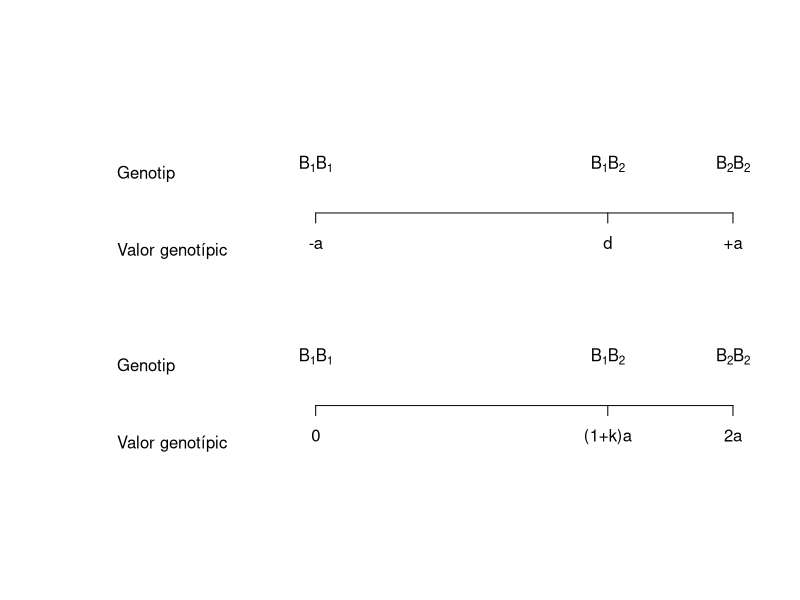
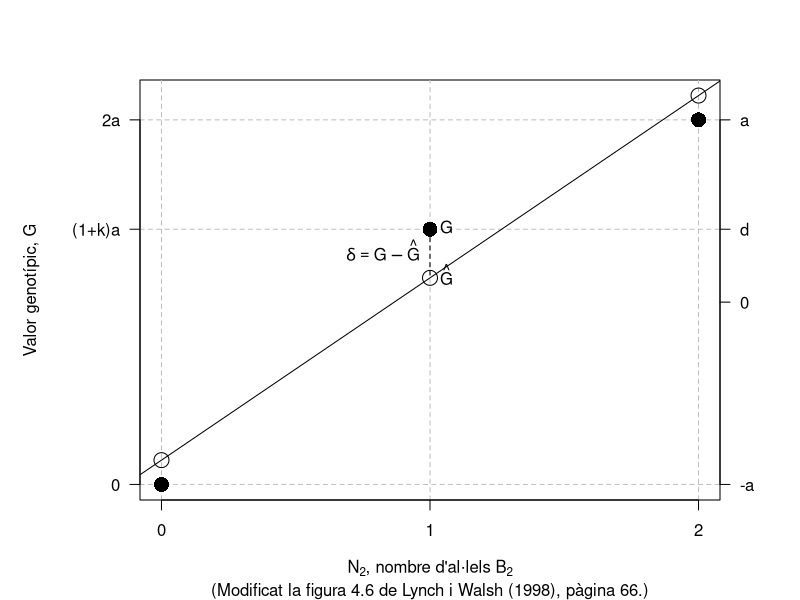
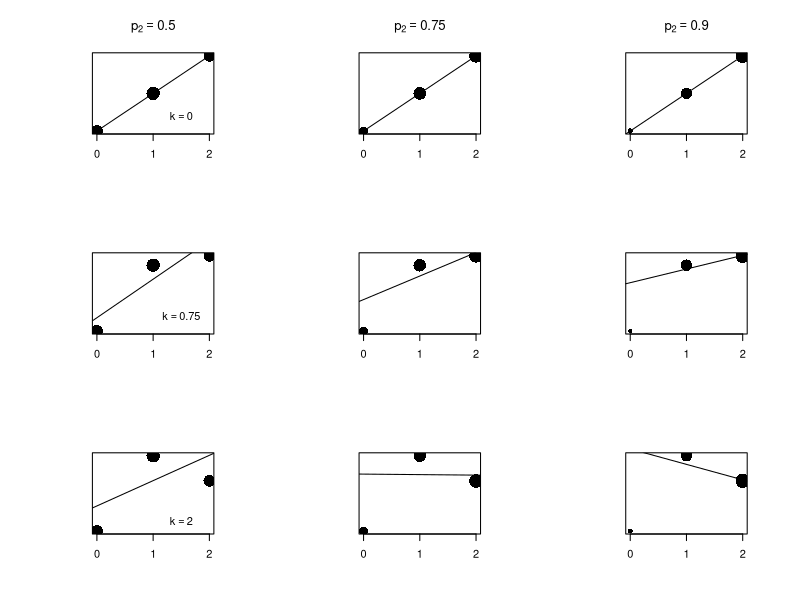
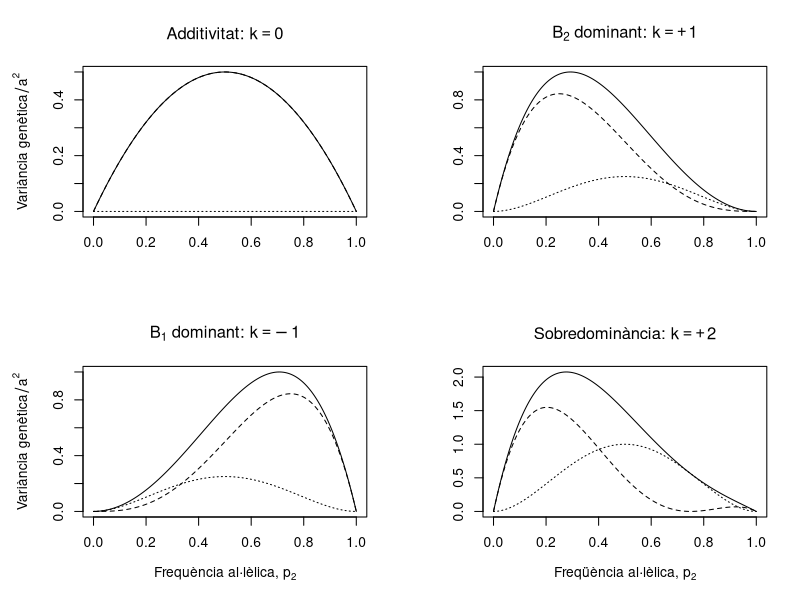
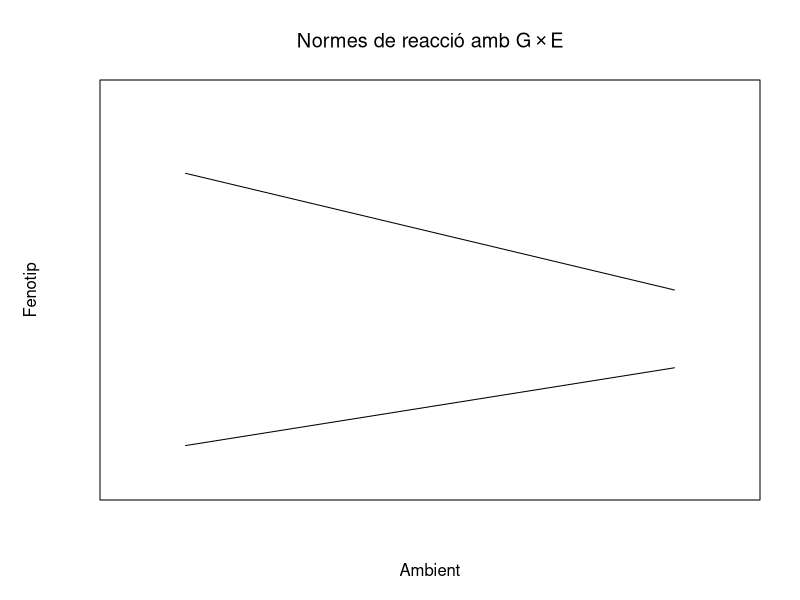

Write R code to recreate these figures, in order.
## ---- chunk 1
plot(c(-5,10), c(0,10), type = 'n', axes = FALSE, ann = FALSE)
axis(1, at = c(0, 7, 10), labels = c('0', '(1+k)a', '2a'), pos = 2)
axis(1, at = c(0, 7, 10), labels = expression(B[1]*B[1], B[1]*B[2], B[2]*B[2]),
     pos = 4, tick = FALSE)
text(-5, 1, labels = 'Valor genotípic', pos = 4)
text(-5, 3, labels = 'Genotip', pos = 4)
axis(1, at = c(0, 7, 10), labels = c('-a', 'd', '+a'), pos = 7)
axis(1, at = c(0, 7, 10), labels = expression(B[1]*B[1], B[1]*B[2], B[2]*B[2]),
     pos = 9, tick = FALSE)
text(-5, 6, labels = 'Valor genotípic', pos = 4)
text(-5, 8, labels = 'Genotip', pos = 4)
## ---- chunk 2
N2 <- c(0, 1, 2)
G  <- c(0, 7, 10)
m0 <- lm(G ~ N2)
Ghat <- predict(m0)

par(mar = c(5,7,4,4))
plot(c(N2, N2), c(G, Ghat), type = 'n',
     xlab = expression(N[2]*", nombre d'al·lels "*B[2]),
     ylab = "", xaxt = 'n', yaxt = 'n', las = 1,
     sub = "(Modificat la figura 4.6 de Lynch i Walsh (1998), pàgina 66.)")
mtext("Valor genotípic, G", side = 2, line = 5)
abline(h = G,  lty = 2, col = 'gray')
abline(v = N2, lty = 2, col = 'gray')
points(N2, G, pch = 16, cex = 2)
abline(m0)
points(N2, Ghat, cex = 2)
segments(N2[2], G[2], N2[2], Ghat[2], lty = 2)
text(N2[2], G[2], label = 'G', pos = 4)
text(N2[2], Ghat[2], label = expression(hat(G)), pos = 4)
text(N2[2], (G[2] + Ghat[2]) / 2, label = expression(delta==G-hat(G)), pos = 2)
axis(1, at = c(0, 1, 2), labels = c('0', '1', '2'))
axis(2, at = c(0, 7, 10), labels = c('0', '(1+k)a', '2a'), las = 1)
axis(4, at = c(0, 5, 7, 10), labels = c('-a', '0', 'd', 'a'), las = 1)
## ---- chunk 3
library(plyr)
PopSize <- 1000
Freq2   <- c(0.5, 0.75, 0.90)
k       <- c(0, 0.75, 2)
a       <- 5
pops    <- lapply(k, function(x) {
              lapply(Freq2, function(y) {
                 genotip <- sample(0:2, PopSize, replace = TRUE, prob = c((1-y)^2, 2*y*(1-y), y^2))
                 fenotip <- a * genotip * (1 + 2 * x - x * genotip)
                 return(data.frame(G = genotip, P = fenotip))
              })
           })
Main <- lapply(k, function(x) {
           lapply(Freq2, function(y) {
              if (x == 0) {
                 Title = bquote(p[2]==.(y))
              } else {
                 Title = ''
              }
              return(Title)
           })
        })
Text <- lapply(k, function(x) {
           lapply(Freq2, function(y) {
              if (y == 0.5) {
                 Ktext = bquote(k==.(x))
              } else {
                 Ktext = ''
              }
              return(Ktext)
           })
        })
par(mfrow = c(3, 3))
z <- sapply(1:3, function(x) {
          sapply(1:3, function(y) {
             PopData <- ddply(pops[[x]][[y]], 'G', function(z) {
                data.frame(P = mean(z$P), N = dim(z)[1])
             })
             plot(PopData$G, PopData$P, cex = log10(PopData$N), pch = 16,
                  xlab = '', ylab = '', xaxt = 'n', yaxt = 'n', main = Main[[x]][[y]])
             text(1.5, 2, labels = Text[[x]][[y]])
             abline(lm(P ~ G, data = pops[[x]][[y]]))
             axis(1, at = c(0, 1, 2), labels = c('0', '1', '2'))
          })
       })
par(mfrow = c(1,1))
## ---- chunk 4
k  <- c(0, -1, 1, 2)
p2 <- seq(from = 0, to = 1, by = 0.001)
p1 <- 1 - p2
a  <- 5
alpha <- sapply(k, function(x) a * (1 + x * (p1 - p2)))
additiva <- sapply(1:4, function(x) 2 * p1 * p2 * alpha[,x]^2)
dominant <- sapply(1:4, function(x) (2 * p1 * p2 * a * k[x])^2)
VarTotal <- additiva + dominant
par(mfrow = c(2,2), mar = c(5,5,4,2))
plot(p2, VarTotal[,1] / a ^ 2, type = 'l', main = expression('Additivitat: '*k==0),
     ylab = expression('Variància genètica'/a^2),
     xlab = '')
lines(p2, additiva[,1] / a ^ 2, lty = 2)
lines(p2, dominant[,1] / a ^ 2, lty = 3)

plot(p2, VarTotal[,3] / a ^ 2, type = 'l', main = expression(B[2]*' dominant: '*k==+1),
     ylab = '',
     xlab = '')
lines(p2, additiva[,3] / a ^ 2, lty = 2)
lines(p2, dominant[,3] / a ^ 2, lty = 3)

plot(p2, VarTotal[,2] / a ^ 2, type = 'l', main = expression(B[1]*' dominant: '*k==-1),
     ylab = expression('Variància genètica'/a^2),
     xlab = expression('Frequència al·lèlica, '*p[2]))
lines(p2, additiva[,2] / a ^ 2, lty = 2)
lines(p2, dominant[,2] / a ^ 2, lty = 3)

plot(p2, VarTotal[,4] / a ^ 2, type = 'l', main = expression('Sobredominància: '*k==+2),
     ylab = '',
     xlab = expression('Freqüència al·lèlica, '*p[2]))
lines(p2, additiva[,4] / a ^ 2, lty = 2)
lines(p2, dominant[,4] / a ^ 2, lty = 3)
par(mfrow = c(1,1))
## ---- chunk 5
plot(c(0,1), c(0, 1), type = 'n', xaxt = 'n', yaxt = 'n',
   xlab = 'Ambient', ylab = 'Fenotip', main = expression("Normes de reacció amb "*G%*%E))
lines(c(0.1, 0.9), c(0.1, 0.3))
lines(c(0.1, 0.9), c(0.8, 0.5))
